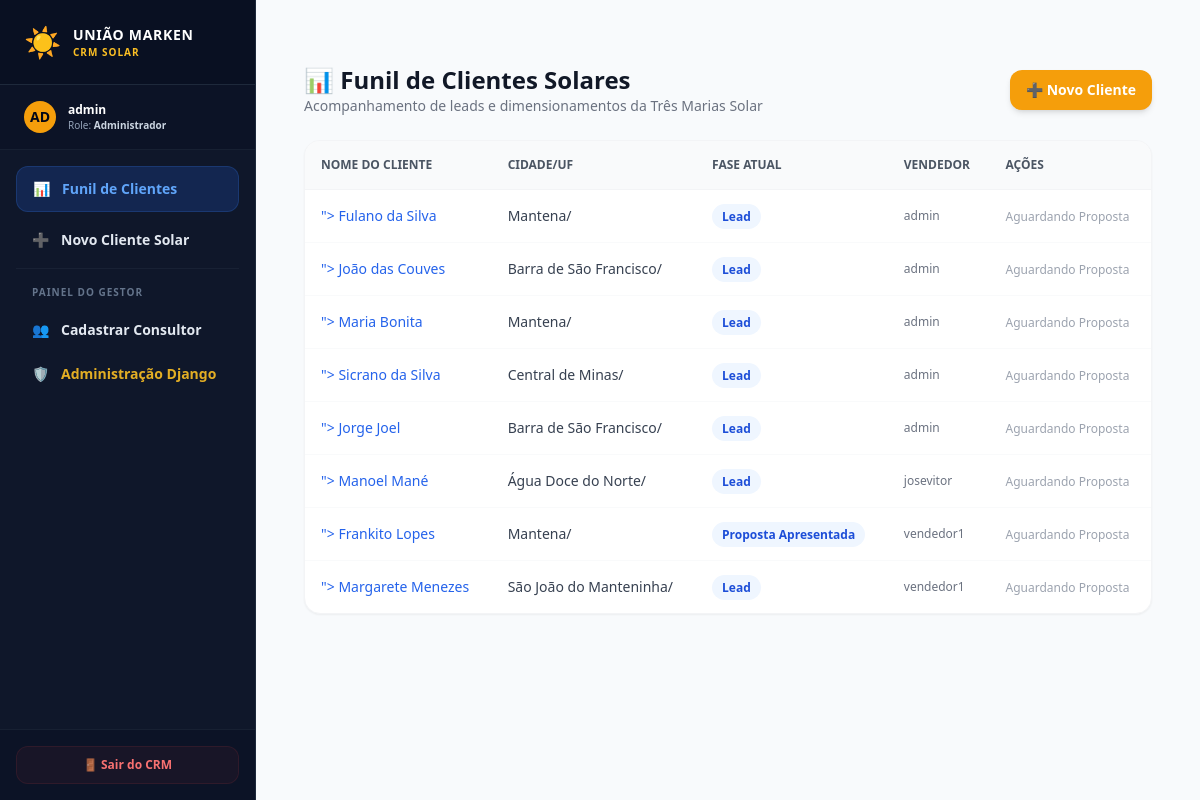
Before: /crm/clientes/ (signed in) with the older database file.
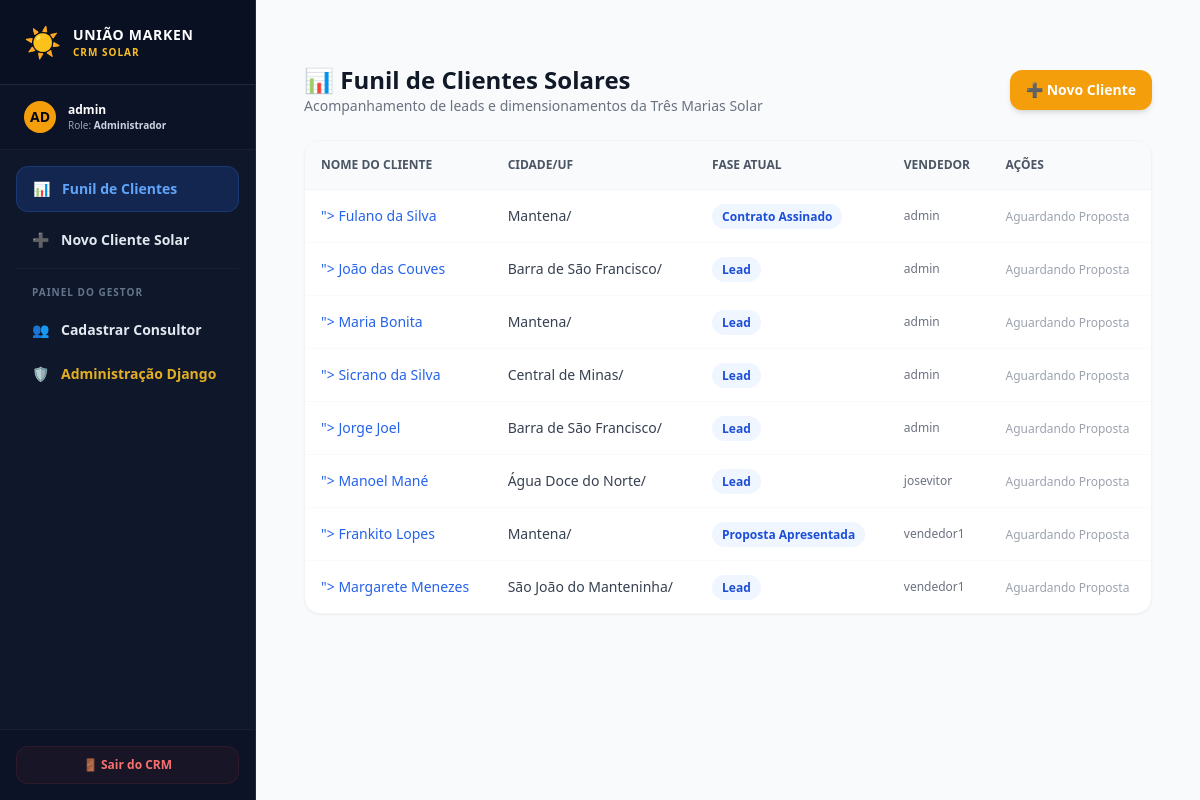
After: the same page with the newer database file.
### apps/crm/models.py (models this page shows, shortened)
class Cliente(models.Model):
    vendedor = models.ForeignKey(CustomUser, on_delete=models.SET_NULL, null=True, related_name='clientes')
    nome = models.CharField(max_length=255)
    cpf_cnpj = models.CharField(max_length=18, unique=True)
    telefone = models.CharField(max_length=20)
    email = models.EmailField(blank=True, null=True)
    cep = models.CharField(max_length=9)
    endereco = models.CharField(max_length=255)
    numero = models.CharField(max_length=20)
    bairro = models.CharField(max_length=100)
    cidade = models.CharField(max_length=100)
    estado = models.CharField(max_length=2)
    tipo_estrutura = models.CharField(max_length=20, choices=TipoEstrutura.choices)
    fase_atual = models.CharField(max_length=20, choices=FaseProcesso.choices, default=FaseProcesso.LEAD)
    is_active = models.BooleanField(default=True) # Permite inativar sem excluir os dados e estatísticas
    criado_em = models.DateTimeField(auto_now_add=True)
    atualizado_em = models.DateTimeField(auto_now=True)

### apps/users/models.py (models this page shows, shortened)
class CustomUser(AbstractUser):
    class Role(models.TextChoices):
        ADMIN = 'ADMIN', 'Administrador'
        VENDEDOR = 'VENDEDOR', 'Vendedor'
    role = models.CharField(max_length=20, choices=Role.choices, default=Role.VENDEDOR)
    telefone = models.CharField(max_length=20, blank=True, null=True)
    is_active = models.BooleanField(default=True) # Soft Delete para Usuários
    class Meta:
        app_label = 'users'

### apps/crm/views.py (the view)
# urls.py: path('clientes/', ClienteListView.as_view(), name='cliente_list'),
class ClienteListView(SolarAccessControlMixin, ListView):
    model = Cliente
    template_name = 'crm/cliente_list.html'
    context_object_name = 'clientes'
    def get_queryset(self):
        queryset = super().get_queryset()
        if self.request.user.role != 'ADMIN':
            queryset = queryset.filter(vendedor=self.request.user)
        return queryset

### apps/users/mixins.py (called while the page is built)
    def get_queryset(self):
        queryset = super().get_queryset()
        user = self.request.user
        if hasattr(queryset.model, 'is_active'):
            if user.role != CustomUser.Role.ADMIN:
                queryset = queryset.filter(is_active=True)
        if user.role == CustomUser.Role.VENDEDOR:
            return queryset.filter(vendedor=user)
        elif user.role == CustomUser.Role.ADMIN:
            return queryset
        return queryset.none()

### templates/crm/cliente_list.html
{% extends 'base.html' %}
{% block content %}
<div class="max-w-6xl mx-auto px-4 py-8">
    <div class="flex justify-between items-center mb-6">
        <div>
            <h2 class="text-2xl font-bold text-gray-900">📊 Funil de Clientes Solares</h2>
            <p class="text-sm text-gray-500">Acompanhamento de leads e dimensionamentos da Três Marias Solar</p>
        </div>
        <a href="{% url 'crm:cliente_create' %}" class="bg-amber-500 hover:bg-amber-600 text-white font-bold py-2.5 px-4 rounded-xl transition-all shadow-md text-sm">
            ➕ Novo Cliente
        </a>
    </div>
    <div class="bg-white rounded-2xl shadow-sm border border-gray-100 overflow-hidden">
        <table class="w-full text-left border-collapse">
            <thead>
                <tr class="bg-gray-50 border-b border-gray-100 text-gray-600 text-xs font-semibold uppercase">
                    <th class="p-4">Nome do Cliente</th>
                    <th class="p-4">Cidade/UF</th>
                    <th class="p-4">Fase Atual</th>
                    <th class="p-4">Vendedor</th>
                    <th class="p-4">Ações</th>
                </tr>
            </thead>
            <tbody class="divide-y divide-gray-50 text-sm text-gray-700">
                {% for cliente in clientes %}
                <tr class="hover:bg-gray-50/50 transition-colors">
                    <td class="p-4 font-medium text-gray-950">
                        <a href="{% url 'crm:cliente_detail' cliente.pk %}" class="text-blue-600 hover:text-blue-800" hover:underline transition-colors>">
                            {{ cliente.nome }}
                        </a>
                    </td>
                    <td class="p-4">{{ cliente.cidade }}/{{ cliente.uf }}</td>
                    <td class="p-4">
                        <span class="px-2.5 py-1 rounded-full text-xs font-semibold bg-blue-50 text-blue-700">
                            {{ cliente.get_fase_atual_display }}
                        </span>
                    </td>
                    <td class="p-4 text-xs text-gray-500">{{ cliente.vendedor.username }}</td>
                    <td class="p-4">
                        <span class="text-gray-400 text-xs">Aguardando Proposta</span>
                    </td>
                </tr>
                {% empty %}
                <tr>
                    <td colspan="5" class="p-8 text-center text-gray-400 italic">
                        Nenhum cliente cadastrado por enquanto.
                    </td>
                </tr>
                {% endfor %}
            </tbody>
        </table>
    </div>
</div>
{% endblock %}

Changed rows visible on the page:
changed Cliente "Fulano da Silva": fase_atual "Lead" → "Contrato Assinado"
